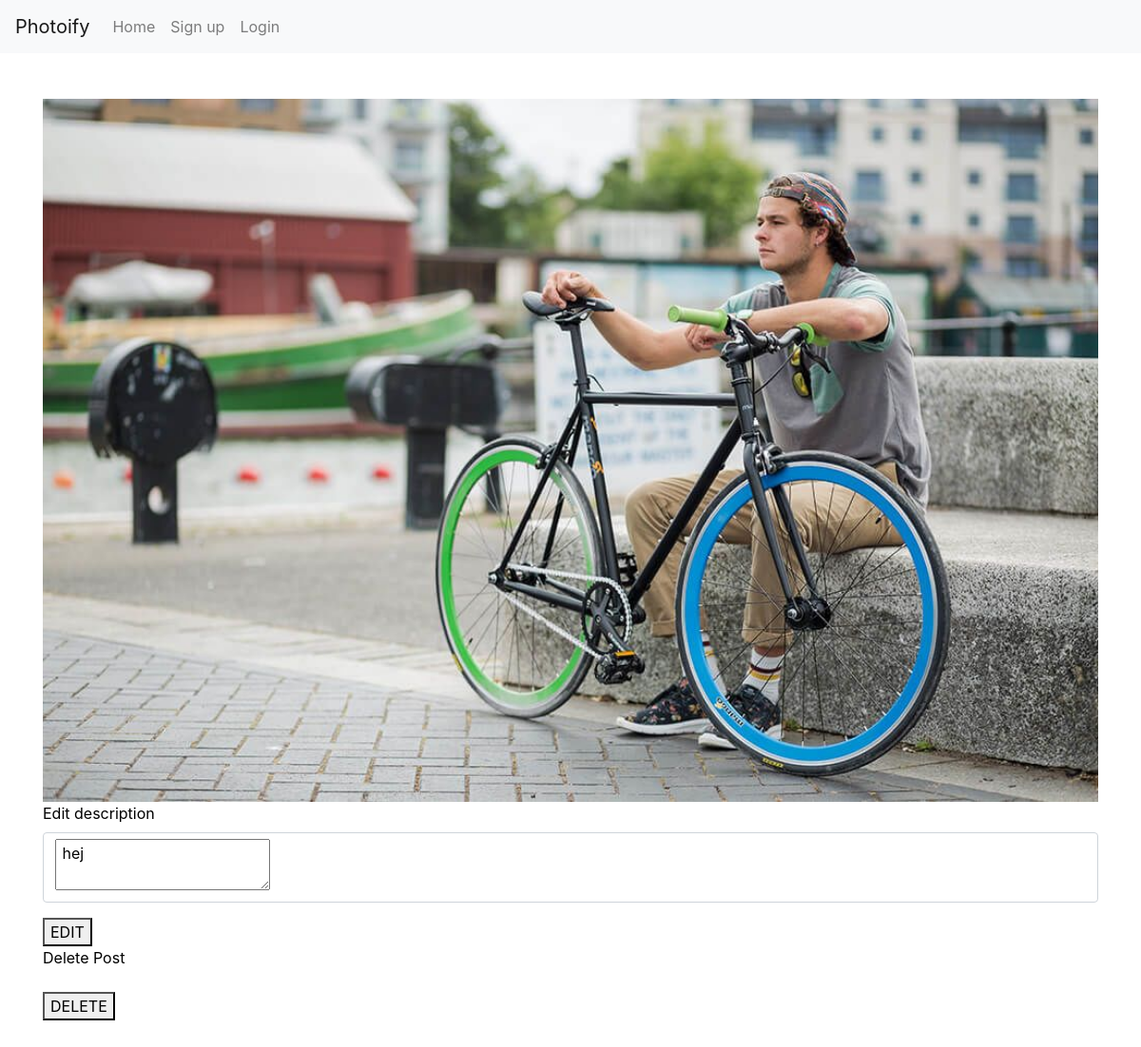
/edit.php?id=10, run on the app's committed database.
### tables this page shows
CREATE TABLE "Posts" (
	`id`	INTEGER PRIMARY KEY AUTOINCREMENT,
	`content`	TEXT,
	`created_at`	TEXT NOT NULL,
	`user_id`	INTEGER NOT NULL,
	`description`	TEXT,
	`updated_at`	TEXT
);

### app/functions.php (called while the page is built, shortened)
<?php
function getSinglePost(INT $id, $pdo) {
    $statement = $pdo->prepare('SELECT * FROM Posts WHERE id = :id');
    $statement->bindParam(':id', $id, PDO::PARAM_INT);
    $statement->execute();
    $singlePost = $statement->fetch(PDO::FETCH_ASSOC);
    return $singlePost;
}

### edit.php (the view, shortened to what this page needs)
<?php
require __DIR__.'/views/header.php';
?>
    <?php
    $postId = $_GET['id'];
    $singlePost = getSinglePost((int)$postId, $pdo);
    $picFilePath = '/app/uploads/' . $singlePost['user_id']. '/posts/' . $singlePost['content'];
    ?>
  <img class="img-posts" src="<?php echo $picFilePath; ?>">
<form action="app/posts/edit.php"  method="post" enctype="multipart/form-data">
    <div class="form-group">
        <label for="post_description">Edit description</label>
    <div class="form-control">
    <textarea type="text" name="post_description" value="<?php echo $singlePost['description']; ?>"> <?php echo $singlePost['description']; ?></textarea></div>
    </div>
<div class="edit">
<button type="submit" class="post" name="post_id" value="<?= $singlePost['id'] ?>">EDIT</button></div>
</form>
<form action="app/posts/delete.php" method="post" enctype="multipart/form-data">
    <div class="form-group">
        <label for="delete">Delete Post</label>
    </div>
    <div class="delete"><button type="submit" class="post" name="post_id" value="<?= $singlePost['id'] ?>">DELETE</button></div>
</form>
<?php require __DIR__.'/views/footer.php'; ?>

### assets/styles/main.css (style rules this page uses)
body { height: 100%; width: 100%; color: black; font: Helvetica; }
.img-posts { width: 100%; height: 100%; }

### data on the page
posts: user+content (picture), post_description "hej"
